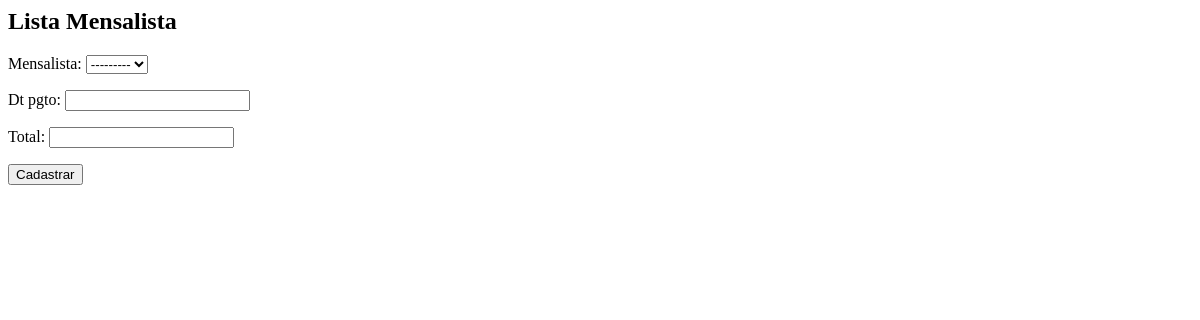
/core/mov-men/, run on an earlier commit of the app's database.
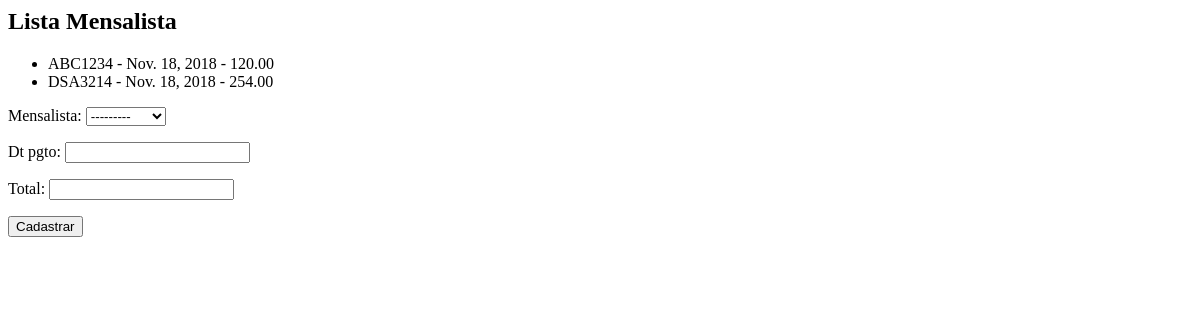
And on a later commit of the database.
### core/models.py (models this page shows, shortened)
class MovMensalista(models.Model):
    mensalista = models.ForeignKey(Mensalista, on_delete=models.PROTECT)
    dt_pgto = models.DateField()
    total = models.DecimalField(max_digits=6, decimal_places=2)

class Mensalista(models.Model):
    veiculo = models.ForeignKey(Veiculo, on_delete=models.PROTECT)
    checkin = models.DateField()
    checkout = models.DateField()
    valor_mes = models.DecimalField(max_digits=6, decimal_places=2)
    pago = models.BooleanField(default=False)
    def __str__(self):
        return self.veiculo.placa

class Veiculo(models.Model):
    marca = models.ForeignKey(Marca, on_delete=models.PROTECT)
    placa = models.CharField(max_length=7)
    proprietario = models.ForeignKey(Pessoa, on_delete=models.PROTECT)
    cor = models.CharField(max_length=15)
    observacoes = models.TextField()

### core/views.py (the view)
# urls.py: path('mov-men/', lista_movmensalista, name='core_lista_movmensalistas'),
def lista_movmensalista(request):
    movMensalista = MovMensalista.objects.all()
    form = MovmensalistaForm
    data = {'mov_mensalista': movMensalista, 'form': form}
    return render(request, 'core/lista_movmensalistas.html', data)

### core/templates/core/lista_movmensalistas.html (shortened to what this page needs)
<h2>Lista Mensalista</h2>
<ul>
{% for mov in mov_mensalista %}
	<li>{{ mov.mensalista }} - {{ mov.dt_pgto }} - {{ mov.total }}</li>
{% endfor %}
</ul>
<form action="{% url 'core_lista_movmensalistas_novo' %}" method="POST">
	{{ form.as_p }}
	<button type="submit">Cadastrar</button>
</form>

What changed in the data, as far as the page shows it:
added MovMensalista: mensalista "ABC1234", dt_pgto "Nov. 18, 2018", total "120.00"
added MovMensalista: mensalista "DSA3214", dt_pgto "Nov. 18, 2018", total "254.00"
